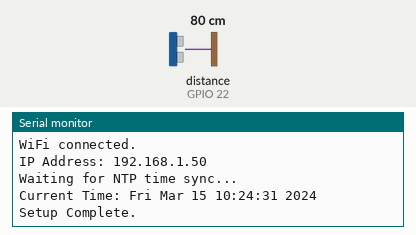
A sketch run on a simulated ESP32. On the bench: the last lines printed to the serial monitor. Inputs (shaded band) come from the test bench; at power-on: distance to the obstacle (sensor on GPIO 22) 80 cm. The echo pulse lasts 58.3 µs per cm; WiFi joins after 1.5 s; servers stay silent unless stated; the local clock reads 2024-03-15 10:24:30 at power-on unless the sketch sets it.

Above: at 2.7 s.
2.8 s: distance to the obstacle (sensor on GPIO 22) set to 2 cm
At 6.2 s:
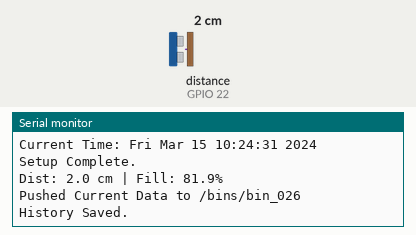
9.7 s: distance to the obstacle (sensor on GPIO 22) set to 4 cm
At 10.15 s:
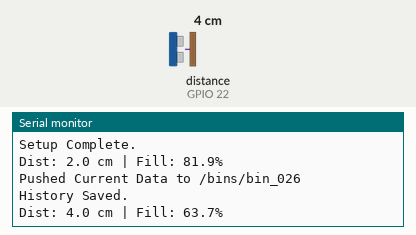

Measured:
- after the input at 2.8 s, the serial monitor: prints a new line after 2.2 s (image 1)
- after the input at 9.7 s, the serial monitor: prints a new line after 0.32 s (image 2)

The sketch:

esp32BinCode.ino
```cpp
#include <WiFi.h>
#include <time.h>
#include "FirebaseESP32.h"

#define WIFI_SSID "Ali2023"
#define WIFI_PASSWORD "20242024"

#define FIREBASE_HOST "smart-waste-3d7d0-default-rtdb.europe-west1.firebasedatabase.app"
#define FIREBASE_AUTH "BsclSHICRx6Ic76lP8O9vbF2JLq2wG4EwFr1Sz93"

const String BIN_ID = "bin_026";
const float BIN_LAT = 33.3128;
const float BIN_LON = 44.3615;
const int TRIG_PIN = 23;
const int ECHO_PIN = 22;
const long GMTOFFSET_SEC = 10800;
const int DAYLIGHT_OFFSET_SEC = 0;

const float MAX_DISTANCE_CM = 11.0;
const unsigned long SEND_INTERVAL_MS = 5000;

FirebaseData fbdo;
FirebaseAuth auth;
FirebaseConfig config;
unsigned long lastSendTime = 0;


void reconnect_wifi() {
    if (WiFi.status() == WL_CONNECTED) return;
    Serial.print("Connecting to WiFi...");
    WiFi.begin(WIFI_SSID, WIFI_PASSWORD);
    while (WiFi.status() != WL_CONNECTED) {
        delay(500);
        Serial.print(".");
    }
    Serial.println("\nWiFi connected.");
    Serial.print("IP Address: ");
    Serial.println(WiFi.localIP());
}

void setClock() {
    configTime(GMTOFFSET_SEC, DAYLIGHT_OFFSET_SEC, "pool.ntp.org", "time.nist.gov");
    Serial.println("Waiting for NTP time sync...");
    time_t nowSecs = time(nullptr);
    while (nowSecs < 10000) {
        delay(500);
        Serial.print(".");
        nowSecs = time(nullptr);
    }
    struct tm timeinfo;
    gmtime_r(&nowSecs, &timeinfo);
    Serial.printf("\nCurrent Time: %s", asctime(&timeinfo));
}

float read_fill_level() {
    digitalWrite(TRIG_PIN, LOW);
    delayMicroseconds(2);
    digitalWrite(TRIG_PIN, HIGH);
    delayMicroseconds(10);
    digitalWrite(TRIG_PIN, LOW);

    long duration = pulseIn(ECHO_PIN, HIGH);

    float distanceCm = duration * 0.0343 / 2;


    if (distanceCm == 0 || distanceCm > 1000) {
        Serial.println("Error: Sensor returned 0cm (Check VCC/GND/Pins). Returning 0% Fill.");
        return 0.0;
    }

    if (distanceCm > MAX_DISTANCE_CM) {
        distanceCm = MAX_DISTANCE_CM;
    }

    float fillLevel = ((MAX_DISTANCE_CM - distanceCm) / MAX_DISTANCE_CM) * 100.0;

    if (fillLevel < 0) fillLevel = 0;
    if (fillLevel > 100) fillLevel = 100;

    Serial.printf("Dist: %.1f cm | Fill: %.1f%%\n", distanceCm, fillLevel);
    return fillLevel;
}

void push_data_to_firebase(float fillLevel) {
    reconnect_wifi();
    time_t nowSecs = time(nullptr);
    String timestamp = String(nowSecs);

    FirebaseJson data;
    data.set("fill_level", String(fillLevel, 2));
    data.set("latitude", String(BIN_LAT, 6));
    data.set("longitude", String(BIN_LON, 6));
    data.set("timestamp", timestamp);

    String currentPath = "/bins/" + BIN_ID;

    if (Firebase.setJSONAsync(fbdo, currentPath.c_str(), data)) {
        Serial.printf("Pushed Current Data to %s\n", currentPath.c_str());
    } else {
        Serial.printf("Failed Current: %s\n", fbdo.errorReason().c_str());
    }

    String historyPath = "/history/" + BIN_ID + "/" + timestamp;
    if (Firebase.setJSONAsync(fbdo, historyPath.c_str(), data)) {
        Serial.println("History Saved.");
    }
}


void setup() {
    Serial.begin(115200);

    pinMode(TRIG_PIN, OUTPUT);
    pinMode(ECHO_PIN, INPUT);

    reconnect_wifi();
    setClock();

    config.database_url = FIREBASE_HOST;
    config.signer.tokens.legacy_token = FIREBASE_AUTH;

    Firebase.begin(&config, &auth);
    fbdo.setResponseSize(1024);
    Firebase.reconnectWiFi(false);

    Serial.println("Setup Complete.");
}

void loop() {
    if (millis() - lastSendTime > SEND_INTERVAL_MS) {
        lastSendTime = millis();
        float fillLevel = read_fill_level();
        push_data_to_firebase(fillLevel);
    }
    delay(10);
}
```
